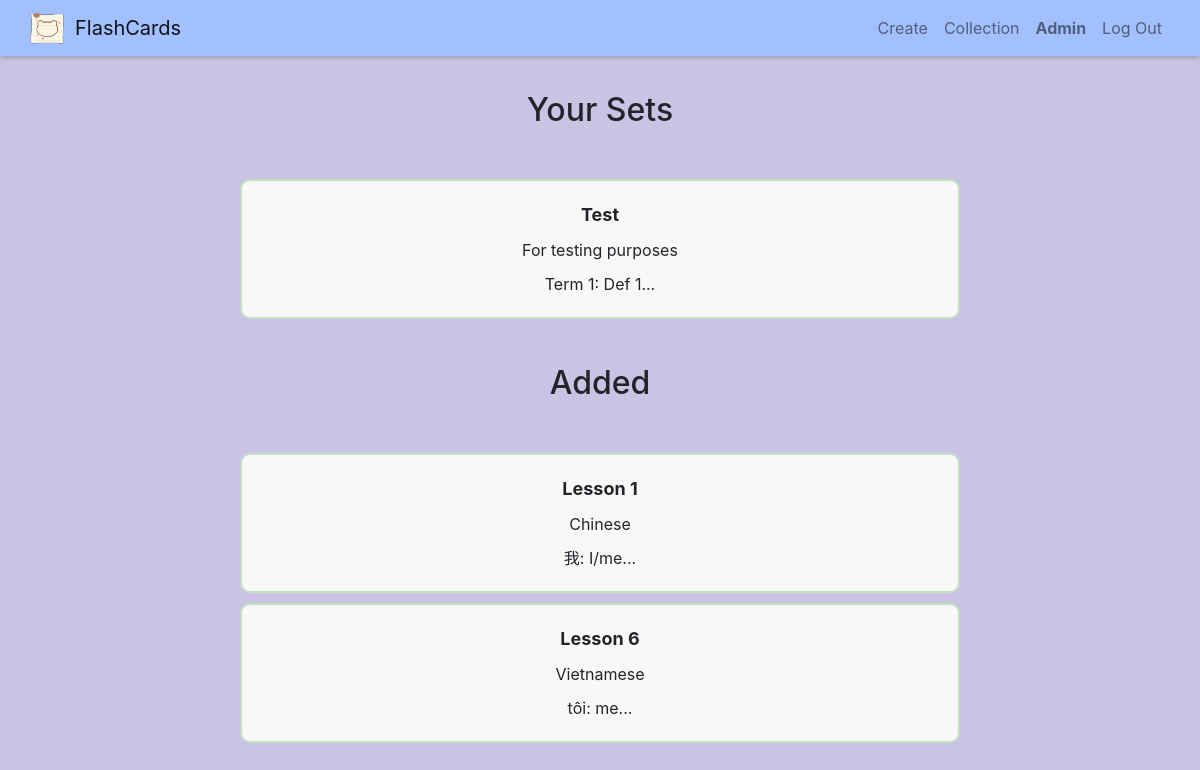
/collection (signed in), run on the app's committed database.
### flashcards/models.py (models this page shows)
class User(AbstractUser):
    pass

class Set(models.Model):
    owner = models.ForeignKey("User", on_delete=models.CASCADE, related_name="sets")
    name = models.CharField(max_length=255)
    description = models.TextField(blank=True)
    timestamp = models.DateTimeField(auto_now_add=True)

class Card(models.Model):
    set = models.ForeignKey("Set", on_delete=models.CASCADE, related_name="cards")
    term = models.CharField(max_length=255)
    definition = models.TextField()

class Add(models.Model):
    user = models.ForeignKey("User", on_delete=models.CASCADE, related_name="added")
    set = models.ForeignKey("Set", on_delete=models.CASCADE, related_name="added")

### flashcards/views.py (the view)
# urls.py: path("collection", views.collection, name="collection"),
def collection(request):
    if not request.user.is_authenticated:
        return HttpResponseRedirect(reverse('error', args=(400,)))
    user = request.user
    sets = user.sets.all()
    added = user.added.all()
    return render(request, "flashcards/collection.html", {
        "sets": sets,
        "added": added
    })

### flashcards/templates/flashcards/collection.html
{% extends "flashcards/layout.html" %}
{% block body %}
<div class="container center">
    <h2>Your Sets</h2>
    <div class="existing-sets-div">
        {% for set in sets %}
        <div class="set-div existing" id="{{ set.id }}">
            <div class="set-item set-title">{{ set.name }}</div>
            <div class="set-item">
                <ul>
                    <li>{{ set.description }}</li>
                    {% if set.cards.all %}
                        <li>{{ set.cards.all.first.term }}: {{ set.cards.all.first.definition }}...</li>
                    {% else %}
                        <li>No cards yet</li>
                    {% endif %}
                </ul>
            </div>
        </div>
        {% empty %}
        <div>
            You have not made a study set. <a href="{% url 'create' %}">Create.</a>
        </div>
        {% endfor %}
    </div>
    <h2 class="added-title">Added</h2>
    <div class="existing-sets-div">
        {% for add in added %}
        <div class="set-div existing" id="{{ add.set.id }}">
            <div class="set-item set-title">{{ add.set.name }}</div>
            <div class="set-item">
                <ul>
                    <li>{{ add.set.description }}</li>
                    {% if add.set.cards.all %}
                        <li>{{ add.set.cards.all.first.term }}: {{ add.set.cards.all.first.definition }}...</li>
                    {% else %}
                        <li>No cards yet</li>
                    {% endif %}
                </ul>
            </div>
        </div>
        {% endfor %}
    </div>
</div>
{% endblock %}

### flashcards/templates/flashcards/layout.html (shortened to what this page needs)
{% load static %}
<!DOCTYPE html>
<html lang="en">
    <head>
        <link rel="stylesheet" href="https://cdn.jsdelivr.net/npm/bootstrap@4.3.1/dist/css/bootstrap.min.css">
        <link href="{% static 'flashcards/styles.css' %}" rel="stylesheet">
    </head>
    <body>
          <nav class="navbar navbar-expand-sm navbar-light bg-custom">
            <img id="logo" src="{% static 'flashcards/logo.png' %}" class="d-inline-block align-top" alt="">
            <a class="navbar-brand" href="{% url 'index' %}">FlashCards</a>
            <div class="collapse navbar-collapse justify-content-end" id="navbarNavAltMarkup">
              <div class="navbar-nav">
                {% if user.is_authenticated %}
                    <a class="nav-item nav-link" href="{% url 'create' %}">Create</a>
                    <a class="nav-item nav-link" href="{% url 'collection' %}">Collection</a>
                    <a class="nav-item nav-link" href="{% url 'user' user.username %}"><strong>{{ user.username }}</strong></a>
                    <a class="nav-item nav-link" href="{% url 'logout' %}">Log Out</a>
                {% else %}
                    <a class="nav-item nav-link" href="{% url 'login' %}">Log In</a>
                    <a class="nav-item nav-link" href="{% url 'register' %}">Register</a>
                {% endif %}
              </div>
            </div>
          </nav>
        <div class="body">
            {% block body %}
            {% endblock %}
        </div>
    </body>
</html>

### flashcards/static/flashcards/styles.css (style rules this page uses)
.body { margin-top: 30px; display: flex; flex-direction: column; min-height: 75vh; }
body { background-color: #CBC3E3; }
nav { box-shadow: 0 2px 4px 0 rgba(0,0,0,.2); }
.navbar { display: flex; padding-left: 30px; padding-right: 30px; }
.navbar-nav { text-align:right; }
.container { display: flex; flex-direction: column; align-items: center; text-align: center; }
h2 { padding: 5px; margin-bottom: 20px; }
.bg-custom { background-color: #a2bffe; }
img { margin-top: 2vh; width: 35vw; }
.center { text-align: center; }
.existing-sets-div, .existing-cards-div, #edit-view { margin-top: 15px; }
.card-div, .set-div { border-radius: 10px; margin: 10px; padding: 5px; width: 60vw; transition: transform 0.3s ease-in-out; }
.existing { border: 2px solid #C1E1C1; background-color: #f8f8f8; }
.set-item { margin-bottom: 10px; }
.set-title { font-weight: bold; font-size: large; margin-top: 15px; }
ul { list-style-type: none; padding: 0; }
li { margin-bottom: 10px; margin-top: 10px; padding-right: 20px; padding-left: 20px; list-style-type: none; }
.added-title { margin-top: 30px; }

### data on the page
User: username "Admin"
Set: name "Test", description "For testing purposes", cards.all.first.term "Term 1", cards.all.first.definition "Def 1"
Add: set.name "Lesson 1", set.description "Chinese", set.cards.all.first.term "我", set.cards.all.first.definition "I/me"
Add: set.name "Lesson 6", set.description "Vietnamese", set.cards.all.first.term "tôi", set.cards.all.first.definition "me"
